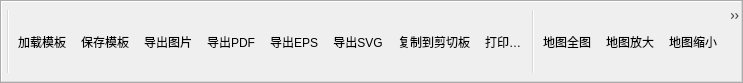
<?xml version="1.0" encoding="UTF-8"?>
<ui version="4.0">
 <class>ThematicToolBar</class>
 <widget class="QToolBar" name="ThematicToolBar">
  <property name="geometry">
   <rect>
    <x>0</x>
    <y>0</y>
    <width>743</width>
    <height>83</height>
   </rect>
  </property>
  <property name="windowTitle">
   <string>ThematicToolBar</string>
  </property>
  <property name="iconSize">
   <size>
    <width>25</width>
    <height>25</height>
   </size>
  </property>
  <property name="toolButtonStyle">
   <enum>Qt::ToolButtonTextUnderIcon</enum>
  </property>
  <action name="mActionPrint">
   <property name="icon">
    <iconset>
     <normalon>:/images/thematicMap/mActionFilePrint.png</normalon>
    </iconset>
   </property>
   <property name="text">
    <string>打印…</string>
   </property>
   <property name="toolTip">
    <string>打印</string>
   </property>
  </action>
  <action name="mActionZoomAll">
   <property name="icon">
    <iconset>
     <normalon>:/images/thematicMap/mActionPageZoomFullExtent.png</normalon>
    </iconset>
   </property>
   <property name="text">
    <string>纸张全图</string>
   </property>
   <property name="toolTip">
    <string>纸张全图</string>
   </property>
  </action>
  <action name="mActionZoomIn">
   <property name="icon">
    <iconset>
     <normalon>:/images/thematicMap/mActionPageZoomIn.png</normalon>
    </iconset>
   </property>
   <property name="text">
    <string>纸张放大</string>
   </property>
   <property name="toolTip">
    <string>纸张放大</string>
   </property>
  </action>
  <action name="mActionZoomOut">
   <property name="icon">
    <iconset>
     <normalon>:/images/thematicMap/mActionPageZoomOut.png</normalon>
    </iconset>
   </property>
   <property name="text">
    <string>纸张缩小</string>
   </property>
   <property name="toolTip">
    <string>纸张缩小</string>
   </property>
  </action>
  <action name="mActionMapZoomAll">
   <property name="icon">
    <iconset>
     <normalon>:/images/thematicMap/mActionZoomFullExtent.png</normalon>
    </iconset>
   </property>
   <property name="text">
    <string>地图全图</string>
   </property>
   <property name="toolTip">
    <string>地图全图</string>
   </property>
  </action>
  <action name="mActionMapZoomIn">
   <property name="icon">
    <iconset>
     <normalon>:/images/thematicMap/mActionZoomIn.png</normalon>
    </iconset>
   </property>
   <property name="text">
    <string>地图放大</string>
   </property>
   <property name="toolTip">
    <string>地图放大</string>
   </property>
  </action>
  <action name="mActionMapZoomOut">
   <property name="icon">
    <iconset>
     <normalon>:/images/thematicMap/mActionZoomOut.png</normalon>
    </iconset>
   </property>
   <property name="text">
    <string>地图缩小</string>
   </property>
   <property name="toolTip">
    <string>地图缩小</string>
   </property>
  </action>
  <action name="mActionAddGLW">
   <property name="icon">
    <iconset>
     <normalon>:/images/thematicMap/mActionAddNonDbLayer.png</normalon>
    </iconset>
   </property>
   <property name="text">
    <string>添加地图</string>
   </property>
   <property name="toolTip">
    <string>添加地图</string>
   </property>
  </action>
  <action name="mActionAddNewLabel">
   <property name="icon">
    <iconset>
     <normalon>:/images/thematicMap/mActionLabel.png</normalon>
    </iconset>
   </property>
   <property name="text">
    <string>添加标签</string>
   </property>
   <property name="toolTip">
    <string>添加标签</string>
   </property>
  </action>
  <action name="mActionAddNewLegend">
   <property name="icon">
    <iconset>
     <normalon>:/images/thematicMap/mActionAddLegend.png</normalon>
    </iconset>
   </property>
   <property name="text">
    <string>添加图例</string>
   </property>
   <property name="toolTip">
    <string>添加图例</string>
   </property>
  </action>
  <action name="mActionSelectMoveItem">
   <property name="icon">
    <iconset>
     <normalon>:/images/thematicMap/mActionSelectMoveItem.png</normalon>
    </iconset>
   </property>
   <property name="text">
    <string>选择/移动 项</string>
   </property>
   <property name="toolTip">
    <string>选择/移动 项</string>
   </property>
  </action>
  <action name="mActionExportAsImage">
   <property name="icon">
    <iconset>
     <normalon>:/images/thematicMap/savepict.png</normalon>
    </iconset>
   </property>
   <property name="text">
    <string>导出图片</string>
   </property>
   <property name="toolTip">
    <string>导出图片</string>
   </property>
  </action>
  <action name="mActionExport2Clipboard">
   <property name="icon">
    <iconset>
     <normalon>:/images/thematicMap/copy.png</normalon>
    </iconset>
   </property>
   <property name="text">
    <string>复制到剪切板</string>
   </property>
   <property name="toolTip">
    <string>复制到剪切板</string>
   </property>
  </action>
  <action name="mActionExportAsPDF">
   <property name="icon">
    <iconset>
     <normalon>:/images/thematicMap/mActionSaveAsPDF.png</normalon>
    </iconset>
   </property>
   <property name="text">
    <string>导出PDF</string>
   </property>
   <property name="toolTip">
    <string>导出PDF</string>
   </property>
  </action>
  <action name="mActionExportAsEPS">
   <property name="icon">
    <iconset>
     <normalon>:/images/thematicMap/mActionExportAsEPS.png</normalon>
    </iconset>
   </property>
   <property name="text">
    <string>导出EPS</string>
   </property>
   <property name="toolTip">
    <string>导出EPS</string>
   </property>
  </action>
  <action name="mActionExportAsSVG">
   <property name="icon">
    <iconset>
     <normalon>:/images/thematicMap/mActionSaveAsSVG.png</normalon>
    </iconset>
   </property>
   <property name="text">
    <string>导出SVG</string>
   </property>
   <property name="toolTip">
    <string>导出SVG</string>
   </property>
  </action>
  <action name="mActionAddNewScalebar">
   <property name="icon">
    <iconset>
     <normalon>:/images/thematicMap/mActionScaleBar.png</normalon>
    </iconset>
   </property>
   <property name="text">
    <string>添加比例尺</string>
   </property>
   <property name="toolTip">
    <string>添加比例尺</string>
   </property>
  </action>
  <action name="mActionRefreshView">
   <property name="icon">
    <iconset>
     <normalon>:/images/thematicMap/mActionRefreshView.png</normalon>
    </iconset>
   </property>
   <property name="text">
    <string>刷新</string>
   </property>
   <property name="toolTip">
    <string>刷新视图</string>
   </property>
  </action>
  <action name="mActionAddImage">
   <property name="icon">
    <iconset>
     <normalon>:/images/thematicMap/mActionAddMap.png</normalon>
    </iconset>
   </property>
   <property name="text">
    <string>增加图片</string>
   </property>
   <property name="toolTip">
    <string>增加图片</string>
   </property>
  </action>
  <action name="mActionMoveItemContent">
   <property name="icon">
    <iconset>
     <normalon>:/images/thematicMap/mActionPan.png</normalon>
    </iconset>
   </property>
   <property name="text">
    <string>移动地图内容</string>
   </property>
   <property name="toolTip">
    <string>移动地图内容</string>
   </property>
  </action>
  <action name="mActionGroupItems">
   <property name="icon">
    <iconset>
     <normalon>:/images/thematicMap/mActionGroupItems.png</normalon>
    </iconset>
   </property>
   <property name="text">
    <string>组合</string>
   </property>
   <property name="toolTip">
    <string>组合项</string>
   </property>
  </action>
  <action name="mActionUngroupItems">
   <property name="icon">
    <iconset>
     <normalon>:/images/thematicMap/mActionUngroupItems.png</normalon>
    </iconset>
   </property>
   <property name="text">
    <string>分组</string>
   </property>
   <property name="toolTip">
    <string>分组项</string>
   </property>
  </action>
  <action name="mActionRaiseItems">
   <property name="icon">
    <iconset>
     <normalon>:/images/thematicMap/mActionRaiseItems.png</normalon>
    </iconset>
   </property>
   <property name="text">
    <string>前移</string>
   </property>
   <property name="toolTip">
    <string>向前移动选中的项</string>
   </property>
  </action>
  <action name="mActionLowerItems">
   <property name="icon">
    <iconset>
     <normalon>:/images/thematicMap/mActionLowerItems.png</normalon>
    </iconset>
   </property>
   <property name="text">
    <string>后移</string>
   </property>
   <property name="toolTip">
    <string>向后移动选中的项</string>
   </property>
  </action>
  <action name="mActionMoveItemsToTop">
   <property name="icon">
    <iconset>
     <normalon>:/images/thematicMap/mActionMoveItemsToTop.png</normalon>
    </iconset>
   </property>
   <property name="text">
    <string>移至最前</string>
   </property>
   <property name="toolTip">
    <string>移动选中的项到最前</string>
   </property>
  </action>
  <action name="mActionMoveItemsToBottom">
   <property name="icon">
    <iconset>
     <normalon>:/images/thematicMap/mActionMoveItemsToBottom.png</normalon>
    </iconset>
   </property>
   <property name="text">
    <string>移至最后</string>
   </property>
   <property name="toolTip">
    <string>移动选中的项到最后</string>
   </property>
  </action>
  <action name="mActionLoadFromTemplate">
   <property name="text">
    <string>加载模板</string>
   </property>
   <property name="toolTip">
    <string>加载模板</string>
   </property>
  </action>
  <action name="mActionSaveAsTemplate">
   <property name="text">
    <string>保存模板</string>
   </property>
   <property name="toolTip">
    <string>保存模板</string>
   </property>
  </action>
  <action name="mActionAlignLeft">
   <property name="icon">
    <iconset resource="mainwindow.qrc">
     <normaloff>:/images/thematicMap/mActionAlignLeft.png</normaloff>:/images/thematicMap/mActionAlignLeft.png</iconset>
   </property>
   <property name="text">
    <string>左齐</string>
   </property>
   <property name="toolTip">
    <string>向左对齐选中项</string>
   </property>
  </action>
  <action name="mActionAlignHCenter">
   <property name="icon">
    <iconset>
     <normalon>:/images/thematicMap/mActionAlignHCenter.png</normalon>
    </iconset>
   </property>
   <property name="text">
    <string>居中对齐</string>
   </property>
   <property name="toolTip">
    <string>居中对齐</string>
   </property>
  </action>
  <action name="mActionUndo">
   <property name="icon">
    <iconset>
     <normalon>:/images/thematicMap/mActionUndo.png</normalon>
    </iconset>
   </property>
   <property name="text">
    <string>撤销</string>
   </property>
   <property name="toolTip">
    <string>撤销</string>
   </property>
  </action>
  <action name="mActionRedo">
   <property name="icon">
    <iconset>
     <normalon>:/images/thematicMap/mActionRedo.png</normalon>
    </iconset>
   </property>
   <property name="text">
    <string>重做</string>
   </property>
   <property name="toolTip">
    <string>重做</string>
   </property>
  </action>
  <addaction name="separator"/>
  <addaction name="mActionLoadFromTemplate"/>
  <addaction name="mActionSaveAsTemplate"/>
  <addaction name="mActionExportAsImage"/>
  <addaction name="mActionExportAsPDF"/>
  <addaction name="mActionExportAsEPS"/>
  <addaction name="mActionExportAsSVG"/>
  <addaction name="mActionExport2Clipboard"/>
  <addaction name="mActionPrint"/>
  <addaction name="separator"/>
  <addaction name="mActionMapZoomAll"/>
  <addaction name="mActionMapZoomIn"/>
  <addaction name="mActionMapZoomOut"/>
  <addaction name="mActionMoveItemContent"/>
  <addaction name="mActionRefreshView"/>
  <addaction name="separator"/>
  <addaction name="mActionUndo"/>
  <addaction name="mActionRedo"/>
  <addaction name="mActionAddGLW"/>
  <addaction name="mActionAddNewLabel"/>
  <addaction name="mActionAddNewLegend"/>
  <addaction name="mActionAddNewScalebar"/>
  <addaction name="mActionAddImage"/>
  <addaction name="separator"/>
  <addaction name="mActionZoomAll"/>
  <addaction name="mActionZoomIn"/>
  <addaction name="mActionZoomOut"/>
  <addaction name="mActionSelectMoveItem"/>
  <addaction name="separator"/>
  <addaction name="mActionGroupItems"/>
  <addaction name="mActionUngroupItems"/>
  <addaction name="mActionRaiseItems"/>
  <addaction name="mActionLowerItems"/>
  <addaction name="mActionMoveItemsToTop"/>
  <addaction name="mActionMoveItemsToBottom"/>
  <addaction name="mActionAlignLeft"/>
  <addaction name="mActionAlignHCenter"/>
 </widget>
 <layoutdefault spacing="6" margin="11"/>
 <resources>
  <include location="mainwindow.qrc"/>
 </resources>
 <connections/>
</ui>
